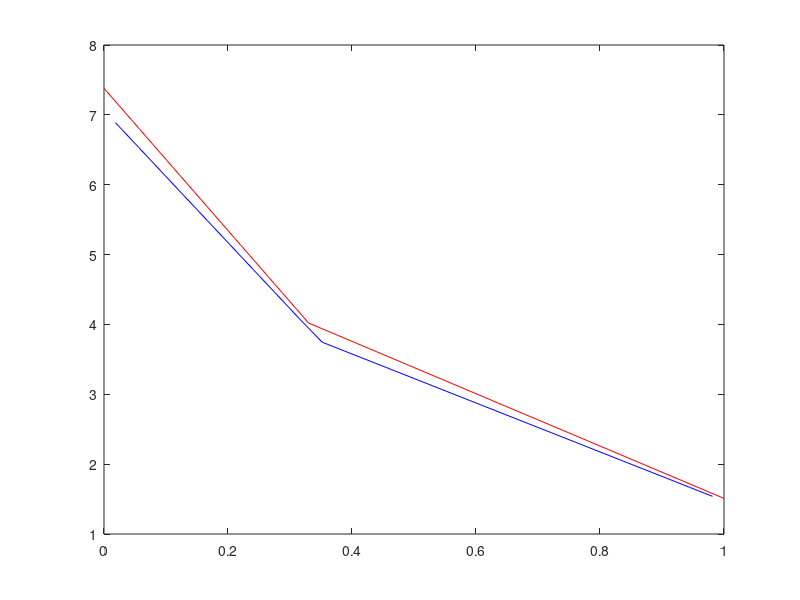

This figure's MATLAB source: (Note: this script raises an error after producing the figure.)
close all

%% GEO form EMWET
y = [    0.0185
0.0556
0.0926
0.1296
0.1667
0.2037
0.2407
0.2778
0.3148
0.3519
0.3889
0.4259
0.4630
0.5000
0.5370
0.5741
0.6111
0.6481
0.6852
0.7222
0.7593
0.7963
0.8333
0.8704
0.9074
0.9444
0.9815
]
c = [6.8876
6.5373
6.1870
5.8368
5.4865
5.1362
4.7859
4.4357
4.0854
3.7456
3.6158
3.4860
3.3562
3.2264
3.0966
2.9668
2.8370
2.7072
2.5774
2.4476
2.3178
2.1880
2.0582
1.9284
1.7986
1.6688
1.5390
] 
plot(y,c,'b')
hold on

%% Orig GEO
c2=[7.38
4.02
1.51
]
y2=[0
0.33
1]
plot(y2,c2,'r')
hold on

%% GEO from Q3D
c3=[7.04400000000000;6.37200000000000;5.70000000000000;5.02800000000000;4.35600000000000;3.88060000000000;3.60170000000000;3.32280000000000;3.04390000000000;2.76500000000000;2.48610000000000;2.20720000000000;1.92830000000000;1.64940000000000]
y3=[0.470000000000000;1.41000000000000;2.35000000000000;3.29000000000000;4.23000000000000;5.22640000000000;6.27920000000000;7.33190000000000;8.38470000000000;9.43750000000000;10.4903000000000;11.5431000000000;12.5958000000000;13.6486000000000]/14.175
scatter(y3,c3,15,"x",'k')